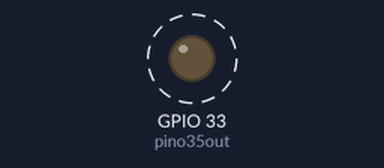
A sketch run on a simulated ESP32. Parts: output pins drawn as LEDs (lit = HIGH). Dashed ring = blinking. What the sketch prints to the serial monitor is not drawn.

Above: at 0.2 s.
Timing chart, 0 to 3.0 s (numbered marks = the images above):
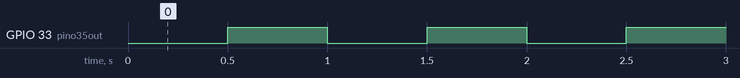

Measured:
- by itself, GPIO 33 (pino35out): alternates HIGH for 0.50 s and LOW for 0.50 s

The sketch:

teste01_ESP32_32U.ino
```cpp
int pino35out = 33;


void setup() {
  // put your setup code here, to run once:
  pinMode(pino35out,OUTPUT);
  digitalWrite(pino35out,HIGH);
  Serial.begin(115200);
  Serial.println("Iniciando a serial");

}

void loop() {
  // put your main code here, to run repeatedly:
  digitalWrite(pino35out, LOW);
  Serial.println("Apagando");
  delay(500);
  digitalWrite(pino35out, HIGH);
  Serial.println("Acendendo");
  delay(500);
}
```
